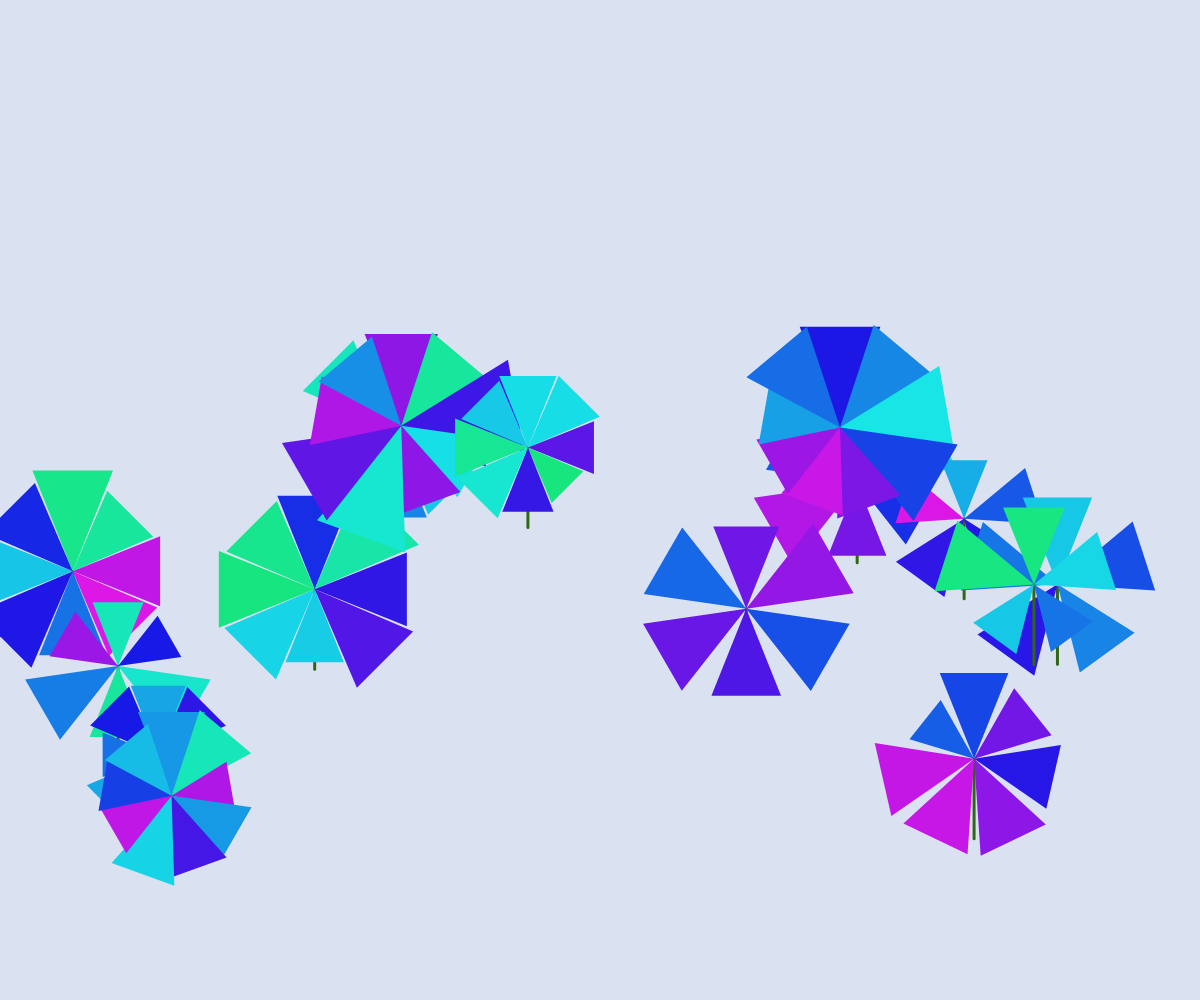
Frame 1 (no input)
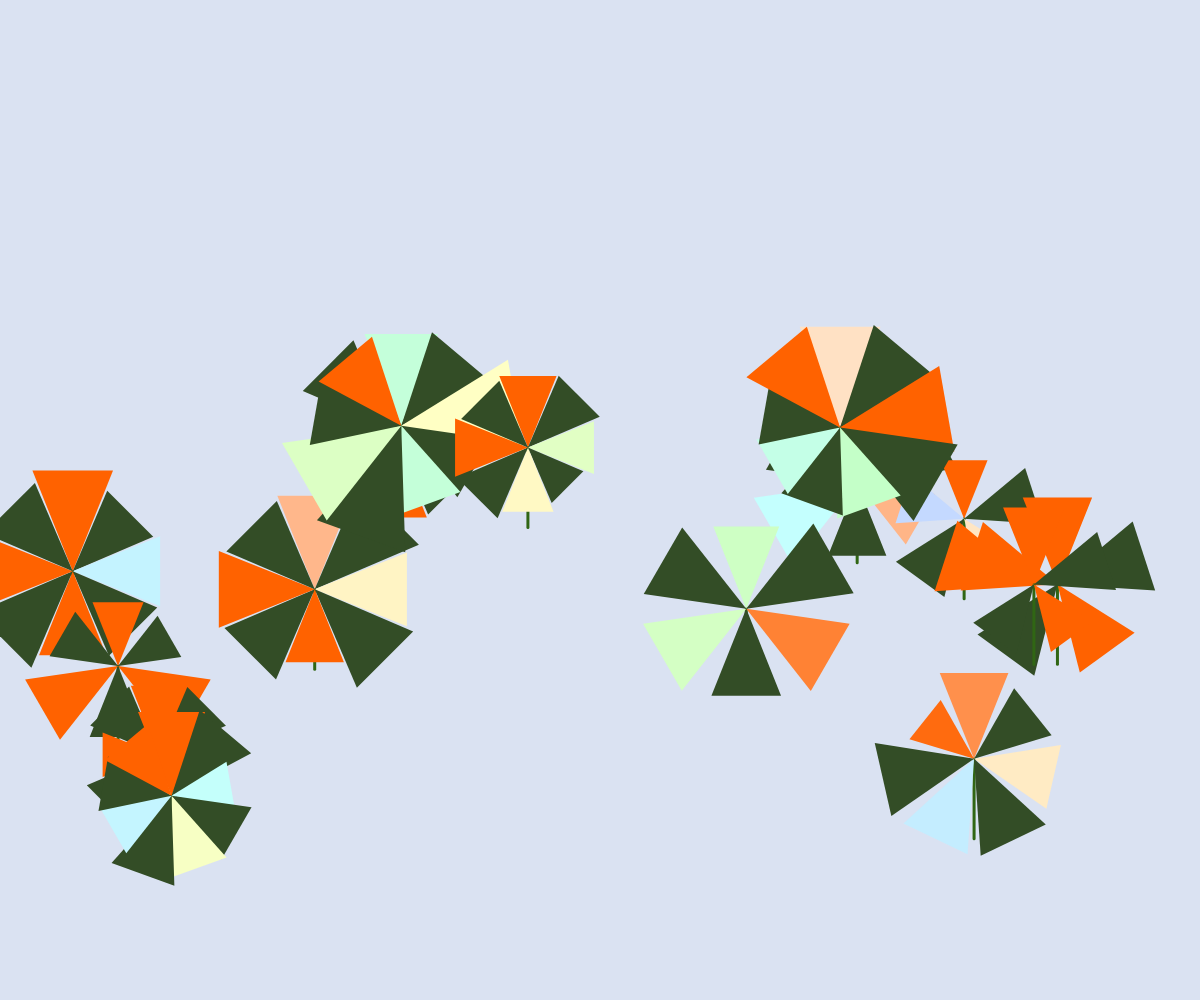
Frame 60 (no input)
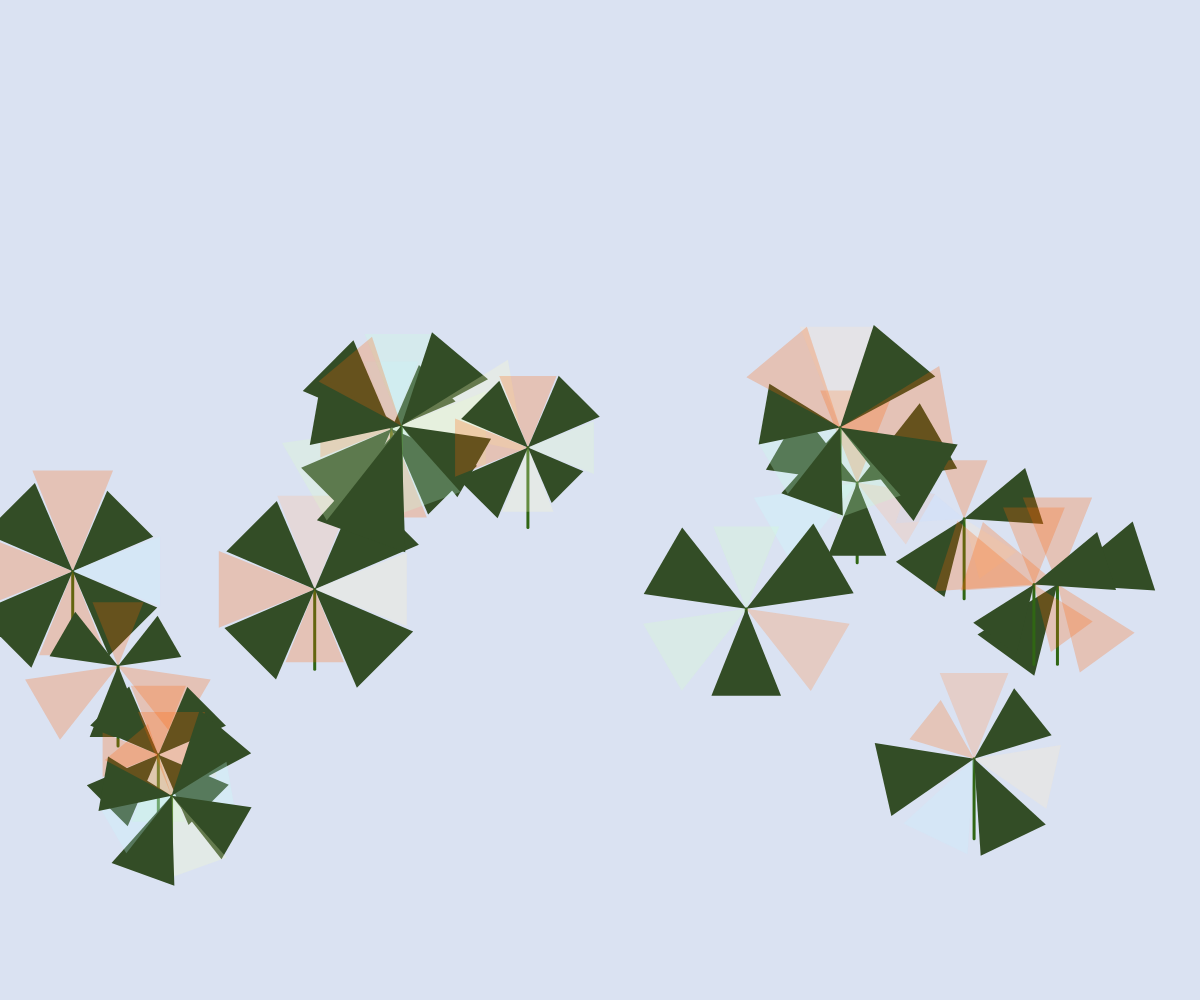
Frame 120 (the mouse pressed at the canvas centre since frame 60)

The p5.js sketch that drew these frames (run headless with seeded random() and noise() and a simulated clock; from frame 60 on, the mouse is pressed at the canvas centre):

// p5.js sketch
// ── sketch.js
let flowers = [];
let numFlowers = 15;
let time = 0;

function setup() {
  createCanvas(windowWidth, windowHeight);
  colorMode(HSB, 360, 100, 100, 1);

  for (let i = 0; i < numFlowers; i++) {
    flowers.push({
      x: random(width),
      y: random(height * 0.4, height * 0.8),
      size: random(60, 100),
      petals: [],
      seedPods: [],
      stage: 0, // 0: full bloom, 1: shedding, 2: seed formation
      petalCount: floor(random(5, 10)),
      petalColors: [],
      seedColor: color(30, 80, 60),
    });
  }

  for (let flower of flowers) {
    for (let i = 0; i < flower.petalCount; i++) {
      flower.petals.push({
        angle: i * TWO_PI / flower.petalCount,
        length: flower.size * random(0.8, 1.2),
        color: color(random(150, 300), 90, 90),
        alpha: 1,
      });
    }
  }
}

function draw() {
  background(220, 10, 95);
  time += 0.005;

  for (let flower of flowers) {
    // Update flower stage
    if (time > 0.3 && flower.stage === 0) {
      flower.stage = 1;
    }
    if (time > 0.7 && flower.stage === 1) {
      flower.stage = 2;
    }

    // Draw stem
    stroke(100, 80, 40);
    strokeWeight(3);
    line(flower.x, flower.y, flower.x, flower.y + 80);

    // Draw flower head
    noStroke();
    drawFlowerHead(flower);
  }
}

function drawFlowerHead(flower) {
  push();
  translate(flower.x, flower.y);

  if (flower.stage === 0) {
    // Full bloom: vibrant petals
    for (let petal of flower.petals) {
      fill(petal.color);
      drawPetal(petal.angle, petal.length, 0.8);
    }
  } else if (flower.stage === 1) {
    // Shedding: fade outer petals
    let alpha = map(time, 0.3, 0.7, 1, 0);
    for (let i = 0; i < flower.petals.length; i++) {
      let petal = flower.petals[i];
      if (i % 2 === 0) {
        fill(red(petal.color), green(petal.color), blue(petal.color), alpha);
        drawPetal(petal.angle, petal.length, 0.8);
      } else {
        fill(100, 50, 30);
        drawPetal(petal.angle, petal.length, 0.8);
      }
    }
  } else if (flower.stage === 2) {
    // Seed formation: petals gone, center pods
    for (let i = 0; i < flower.petals.length; i++) {
      let petal = flower.petals[i];
      fill(100, 50, 30);
      drawPetal(petal.angle, petal.length, 0.8);
    }

    // Draw seed pods
    fill(flower.seedColor);
    for (let i = 0; i < 4; i++) {
      let angle = map(i, 0, 4, 0, TWO_PI);
      let x = cos(angle) * flower.size * 0.3;
      let y = sin(angle) * flower.size * 0.3;
      ellipse(x, y, flower.size * 0.2);
    }
  }

  pop();
}

function drawPetal(angle, length, widthRatio) {
  push();
  rotate(angle);
  let w = length * widthRatio;
  let h = length;
  quad(0, 0, w/2, -h, -w/2, -h, 0, 0);
  pop();
}

function windowResized() {
  resizeCanvas(windowWidth, windowHeight);
}
